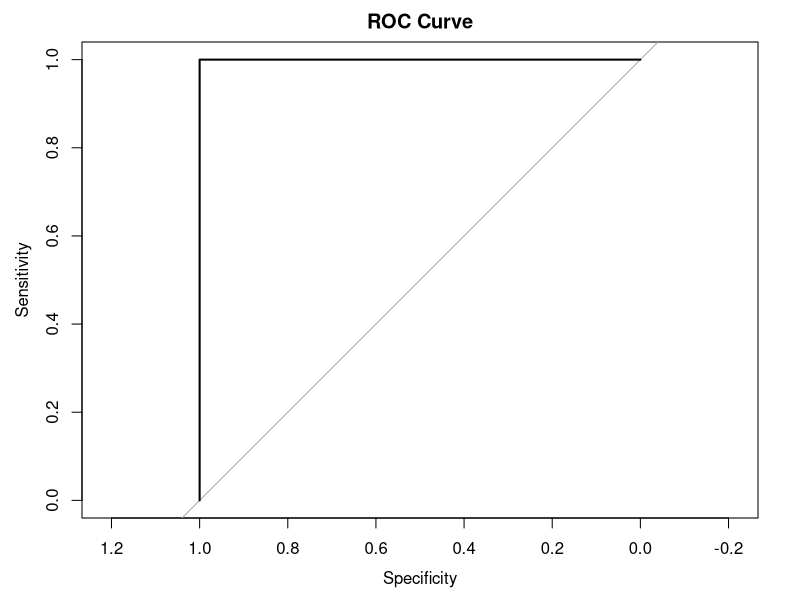

Reproduce this figure in R.
# Logistic Regression
# This script demonstrates binary logistic regression
# for modelling a binary outcome variable.


# --------------------------------------------------
# 1. Create a sample dataset
# --------------------------------------------------

students <- data.frame(
  name = c(
    "Ali", "Siti", "John", "Mei", "Maria",
    "Adam", "Sara", "David", "Aina", "Daniel",
    "Hana", "Farid", "Lina", "Jason", "Nadia"
  ),
  study_hours = c(
    2, 4, 3, 5, 6,
    4, 5, 2, 6, 3,
    7, 4, 8, 3, 6
  ),
  attendance = c(
    70, 85, 75, 90, 95,
    82, 88, 68, 92, 78,
    96, 80, 98, 72, 91
  ),
  score = c(
    65, 85, 72, 90, 95,
    78, 88, 70, 92, 80,
    97, 83, 99, 74, 94
  )
)

students


# --------------------------------------------------
# 2. Create a binary outcome
# --------------------------------------------------

# Example:
# Pass = 1
# Fail = 0
#
# A score of 75 or above is classified as Pass.

students$pass <- ifelse(
  students$score >= 75,
  1,
  0
)

students


# --------------------------------------------------
# 3. Convert the outcome to a factor
# --------------------------------------------------

students$pass_factor <- factor(
  students$pass,
  levels = c(0, 1),
  labels = c("Fail", "Pass")
)

students


# --------------------------------------------------
# 4. Examine the outcome
# --------------------------------------------------

table(
  students$pass_factor
)

prop.table(
  table(students$pass_factor)
)


# --------------------------------------------------
# 5. Binary logistic regression
# --------------------------------------------------

# Research question:
# Can study hours predict the probability
# that a student passes?
#
# Logistic regression models the log-odds
# of the probability of the outcome.

logistic_model <- glm(
  pass ~ study_hours,
  data = students,
  family = binomial
)

summary(
  logistic_model
)


# --------------------------------------------------
# 6. Multiple logistic regression
# --------------------------------------------------

# Add attendance as another predictor.

multiple_logistic_model <- glm(
  pass ~ study_hours + attendance,
  data = students,
  family = binomial
)

summary(
  multiple_logistic_model
)


# --------------------------------------------------
# 7. Regression coefficients
# --------------------------------------------------

coef(
  multiple_logistic_model
)


# --------------------------------------------------
# 8. Odds ratios
# --------------------------------------------------

# Logistic regression coefficients are expressed
# in log-odds units.
#
# Exponentiating the coefficients gives odds ratios.

odds_ratios <- exp(
  coef(multiple_logistic_model)
)

odds_ratios


# --------------------------------------------------
# 9. Confidence intervals for odds ratios
# --------------------------------------------------

coef_ci <- confint(
  multiple_logistic_model
)

odds_ratio_ci <- exp(
  coef_ci
)

odds_ratio_ci


# --------------------------------------------------
# 10. Combine odds ratios and confidence intervals
# --------------------------------------------------

odds_ratio_results <- data.frame(
  term = names(odds_ratios),
  odds_ratio = odds_ratios,
  lower_95_CI = odds_ratio_ci[, 1],
  upper_95_CI = odds_ratio_ci[, 2]
)

odds_ratio_results


# --------------------------------------------------
# 11. Predicted probabilities
# --------------------------------------------------

students$predicted_probability <- predict(
  multiple_logistic_model,
  type = "response"
)

students


# --------------------------------------------------
# 12. Predicted classes
# --------------------------------------------------

# A threshold of 0.50 is used here for illustration.

students$predicted_class <- ifelse(
  students$predicted_probability >= 0.50,
  "Pass",
  "Fail"
)

students$predicted_class <- factor(
  students$predicted_class,
  levels = c("Fail", "Pass")
)

students


# --------------------------------------------------
# 13. Confusion matrix
# --------------------------------------------------

confusion_matrix <- table(
  Actual = students$pass_factor,
  Predicted = students$predicted_class
)

confusion_matrix


# --------------------------------------------------
# 14. Classification accuracy
# --------------------------------------------------

accuracy <- mean(
  students$predicted_class ==
    students$pass_factor
)

accuracy


# --------------------------------------------------
# 15. Sensitivity and specificity
# --------------------------------------------------

# Extract confusion matrix components

true_negative <- confusion_matrix[
  "Fail",
  "Fail"
]

false_positive <- confusion_matrix[
  "Fail",
  "Pass"
]

false_negative <- confusion_matrix[
  "Pass",
  "Fail"
]

true_positive <- confusion_matrix[
  "Pass",
  "Pass"
]


# Sensitivity
#
# Sensitivity =
# True Positive / All Actual Positives

sensitivity <- true_positive /
  (true_positive + false_negative)

sensitivity


# Specificity
#
# Specificity =
# True Negative / All Actual Negatives

specificity <- true_negative /
  (true_negative + false_positive)

specificity


# --------------------------------------------------
# 16. ROC curve and AUC
# --------------------------------------------------

# The pROC package can be used to calculate
# the ROC curve and area under the curve (AUC).
#
# Install once if necessary:
# install.packages("pROC")

library(pROC)

roc_object <- roc(
  students$pass,
  students$predicted_probability
)

plot(
  roc_object,
  main = "ROC Curve"
)

auc(
  roc_object
)


# --------------------------------------------------
# 17. Compare nested logistic regression models
# --------------------------------------------------

anova(
  logistic_model,
  multiple_logistic_model,
  test = "Chisq"
)


# --------------------------------------------------
# 18. Model fit
# --------------------------------------------------

# AIC

AIC(
  logistic_model
)

AIC(
  multiple_logistic_model
)


# --------------------------------------------------
# 19. Statistical interpretation of odds ratios
# --------------------------------------------------

# Example:
#
# Suppose the odds ratio for study_hours is 1.50.
#
# An increase of one unit in study_hours is
# associated with 1.50 times the odds of the
# outcome, holding other predictors constant.
#
# If OR > 1:
# → Higher odds of the outcome
#
# If OR < 1:
# → Lower odds of the outcome
#
# If OR = 1:
# → No change in odds


# --------------------------------------------------
# 20. Important distinction
# --------------------------------------------------

# Logistic regression predicts the probability
# of a categorical outcome.
#
# Linear regression:
# → Continuous outcome
#
# Logistic regression:
# → Binary outcome
#
# Example:
#
# Linear regression:
# score ~ study_hours
#
# Logistic regression:
# pass ~ study_hours


# --------------------------------------------------
# 21. Statistical interpretation
# --------------------------------------------------

# Logistic regression can be used to:
#
# - Model binary outcomes
# - Estimate probabilities
# - Estimate odds ratios
# - Test predictor-outcome associations
# - Classify observations
# - Evaluate predictive performance
#
# Important outputs include:
#
# Coefficients
# → Effects on log-odds
#
# Odds ratios
# → Multiplicative change in odds
#
# Predicted probabilities
# → Estimated probability of the outcome
#
# AUC
# → Discrimination ability across thresholds
#
# Confusion matrix
# → Classification performance at a chosen threshold


# --------------------------------------------------
# 22. Important considerations
# --------------------------------------------------

# Logistic regression assumes:
#
# - Binary outcome for binary logistic regression
# - Independent observations
# - Appropriate functional form for continuous predictors
# - No severe multicollinearity
# - Adequate sample size
#
# Logistic regression does NOT require the
# outcome variable to be normally distributed.


# Key idea:
# Logistic regression models the probability of
# a categorical outcome.
#
# Coefficient
#      ↓
# Log-odds
#      ↓
# exp(coefficient)
#      ↓
# Odds ratio
#      ↓
# Predicted probability
#      ↓
# Classification / prediction
#
# Always distinguish statistical association
# from causal interpretation.
